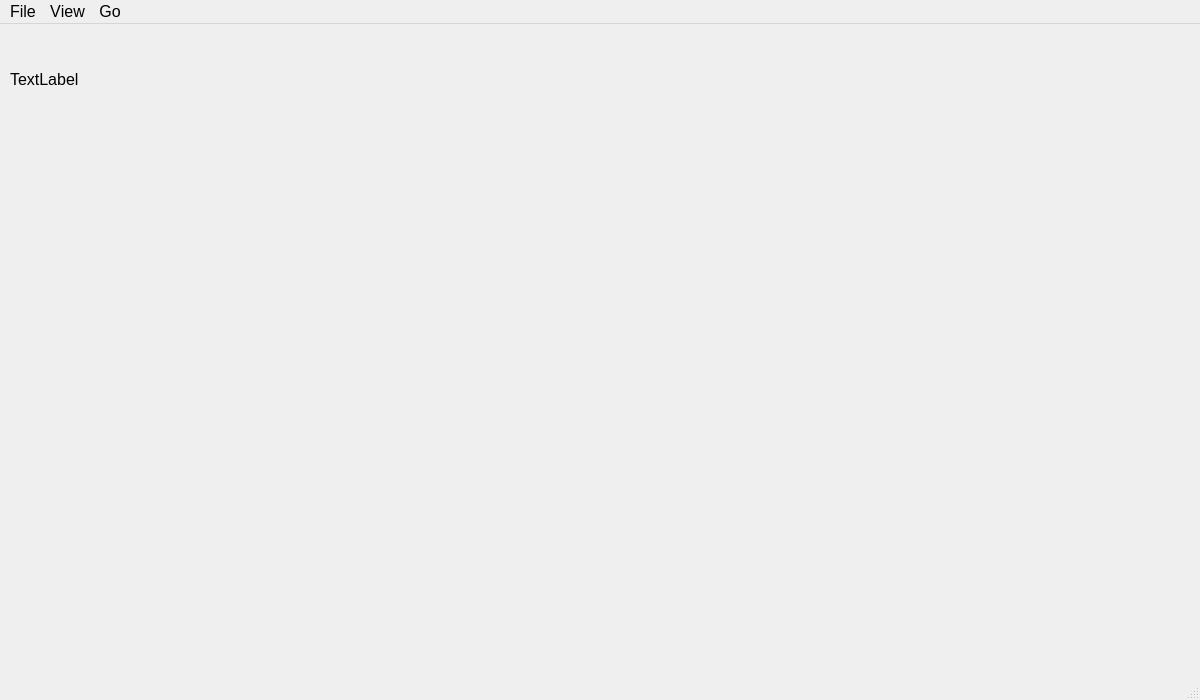
<?xml version="1.0" encoding="UTF-8"?>
<ui version="4.0">
 <class>MainWindow</class>
 <widget class="QMainWindow" name="MainWindow">
  <property name="geometry">
   <rect>
    <x>0</x>
    <y>0</y>
    <width>1200</width>
    <height>700</height>
   </rect>
  </property>
  <property name="minimumSize">
   <size>
    <width>1200</width>
    <height>700</height>
   </size>
  </property>
  <property name="windowTitle">
   <string>Quick Malware Analyse Tool</string>
  </property>
  <property name="windowIcon">
   <iconset>
    <normaloff>static/img/logo.png</normaloff>static/img/logo.png</iconset>
  </property>
  <widget class="QWidget" name="centralwidget">
   <widget class="QLabel" name="label">
    <property name="geometry">
     <rect>
      <x>10</x>
      <y>30</y>
      <width>141</width>
      <height>51</height>
     </rect>
    </property>
    <property name="font">
     <font>
      <pointsize>12</pointsize>
     </font>
    </property>
    <property name="text">
     <string>TextLabel</string>
    </property>
   </widget>
  </widget>
  <widget class="QStatusBar" name="statusbar"/>
  <widget class="QMenuBar" name="menuBar">
   <property name="geometry">
    <rect>
     <x>0</x>
     <y>0</y>
     <width>1200</width>
     <height>24</height>
    </rect>
   </property>
   <property name="font">
    <font>
     <pointsize>12</pointsize>
     <weight>50</weight>
     <italic>false</italic>
     <bold>false</bold>
     <underline>false</underline>
     <strikeout>false</strikeout>
     <kerning>false</kerning>
    </font>
   </property>
   <widget class="QMenu" name="menuFile">
    <property name="title">
     <string>File</string>
    </property>
    <addaction name="actionOpen_2"/>
    <addaction name="actionClose_2"/>
    <addaction name="separator"/>
    <addaction name="actionExit"/>
   </widget>
   <widget class="QMenu" name="menuView">
    <property name="title">
     <string>View</string>
    </property>
   </widget>
   <widget class="QMenu" name="menuGo">
    <property name="title">
     <string>Go</string>
    </property>
   </widget>
   <addaction name="menuFile"/>
   <addaction name="menuView"/>
   <addaction name="menuGo"/>
  </widget>
  <action name="actionClose">
   <property name="text">
    <string>Open...</string>
   </property>
  </action>
  <action name="actionOpen_2">
   <property name="text">
    <string>Open...</string>
   </property>
   <property name="toolTip">
    <string>Open a New File</string>
   </property>
   <property name="shortcut">
    <string extracomment="Ctrl+O">Ctrl+O</string>
   </property>
  </action>
  <action name="actionClose_2">
   <property name="text">
    <string>Close</string>
   </property>
  </action>
  <action name="actionExit">
   <property name="text">
    <string>Exit</string>
   </property>
   <property name="shortcut">
    <string>Ctrl+X</string>
   </property>
  </action>
 </widget>
 <resources/>
 <connections/>
</ui>
